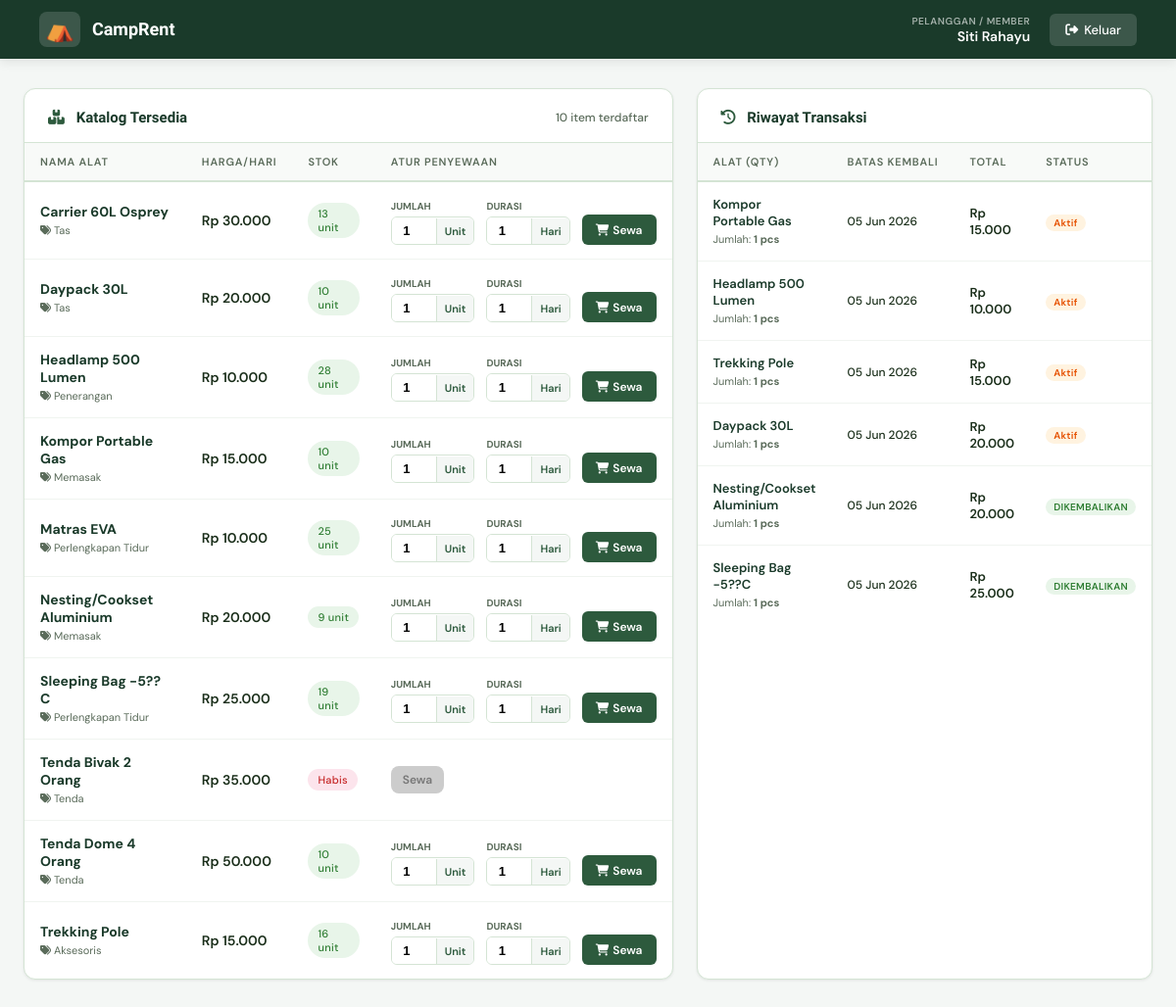
The page /dashboard_pelanggan.php (signed in) on the database its author committed.
### tables this page shows
CREATE TABLE `alat_camping` (
  `id_alat` int NOT NULL AUTO_INCREMENT,
  `nama_alat` varchar(100) NOT NULL,
  `kategori` varchar(50) DEFAULT NULL,
  `deskripsi` text,
  `harga_per_hari` decimal(10,2) NOT NULL,
  `stok` int NOT NULL DEFAULT '0',
  `stok_awal` int NOT NULL DEFAULT '0',
  `kondisi` enum('baik','rusak_ringan','rusak_berat') DEFAULT 'baik',
  `created_at` timestamp NULL DEFAULT CURRENT_TIMESTAMP,
  PRIMARY KEY (`id_alat`)
);

CREATE TABLE `detail_penyewaan` (
  `id_detail` int NOT NULL AUTO_INCREMENT,
  `id_penyewaan` int DEFAULT NULL,
  `id_alat` int DEFAULT NULL,
  `jumlah` int NOT NULL,
  `harga_satuan` decimal(10,2) NOT NULL,
  PRIMARY KEY (`id_detail`),
  KEY `id_penyewaan` (`id_penyewaan`),
  KEY `id_alat` (`id_alat`),
  CONSTRAINT `detail_penyewaan_ibfk_1` FOREIGN KEY (`id_penyewaan`) REFERENCES `penyewaan` (`id_penyewaan`) ON DELETE CASCADE,
  CONSTRAINT `detail_penyewaan_ibfk_2` FOREIGN KEY (`id_alat`) REFERENCES `alat_camping` (`id_alat`) ON DELETE CASCADE
);

CREATE TABLE `penyewaan` (
  `id_penyewaan` int NOT NULL AUTO_INCREMENT,
  `id_pelanggan` int DEFAULT NULL,
  `tgl_sewa` date NOT NULL,
  `tgl_kembali_seharusnya` date NOT NULL,
  `total_bayar` decimal(10,2) DEFAULT '0.00',
  `status_penyewaan` enum('disewa','dikembalikan','terlambat') DEFAULT 'disewa',
  `catatan` text,
  `created_at` timestamp NULL DEFAULT CURRENT_TIMESTAMP,
  PRIMARY KEY (`id_penyewaan`),
  KEY `id_pelanggan` (`id_pelanggan`),
  CONSTRAINT `penyewaan_ibfk_1` FOREIGN KEY (`id_pelanggan`) REFERENCES `pengguna` (`id_pengguna`) ON DELETE SET NULL
);

### config.php (called while the page is built, shortened)
<?php
function rupiah($angka) {
    return 'Rp ' . number_format($angka, 0, ',', '.');
}
?>

### dashboard_pelanggan.php (the view, shortened to what this page needs)
<?php
require_once 'config.php';
$id_pelanggan = $_SESSION['id_pengguna'];
$katalog = mysqli_query($conn, "SELECT * FROM alat_camping ORDER BY nama_alat ASC");
$riwayat = mysqli_query($conn, "SELECT p.*, ac.nama_alat, dp.jumlah FROM penyewaan p
    JOIN detail_penyewaan dp ON p.id_penyewaan = dp.id_penyewaan
    JOIN alat_camping ac ON dp.id_alat = ac.id_alat
    WHERE p.id_pelanggan = $id_pelanggan ORDER BY p.id_penyewaan DESC");
include 'header.php';
?>
<div class="customer-navbar">
    <div class="nav-brand">
        <div class="logo-icon">⛺</div>
        <div class="nav-brand-text">
            <h1>CampRent</h1>
        </div>
    </div>
    <div class="nav-user-info">
        <div class="user-details">
            <div class="user-role">Pelanggan / Member</div>
            <div class="user-name"><?= htmlspecialchars($_SESSION['nama']) ?></div>
        </div>
        <a href="logout.php" class="btn-logout" style="background: rgba(255,255,255,0.15); color: white; text-decoration: none; padding: 8px 16px; border-radius: 6px; font-weight: 500; font-size: 13px; transition: 0.2s; display: inline-flex; align-items: center; gap: 6px;">
            <i class="fas fa-sign-out-alt"></i> Keluar
        </a>
    </div>
</div>
<div class="customer-container">
    <div class="customer-grid">
        <div class="card">
            <div class="card-header">
                <span class="card-title"><i class="fas fa-boxes" style="color:var(--forest-mid, #2d5a27); margin-right:8px;"></i> Katalog Tersedia</span>
                <span style="font-size:12px; color:var(--text-muted, #7a8a7a); font-weight: 500;"><?= mysqli_num_rows($katalog) ?> item terdaftar</span>
            </div>
            <div class="table-wrapper">
                <table>
                    <thead>
                        <tr>
                            <th>Nama Alat</th>
                            <th>Harga/Hari</th>
                            <th>Stok</th>
                            <th style="min-width: 260px;">Atur Penyewaan</th>
                        </tr>
                    </thead>
                    <tbody>
                        <?php while($row = mysqli_fetch_assoc($katalog)): ?>
                        <tr>
                            <td>
                                <strong style="color: var(--forest, #1e3f20);"><?= htmlspecialchars($row['nama_alat']); ?></strong>
                                <br><span style="font-size:11px; color:var(--text-muted, #7a8a7a);"><i class="fas fa-tags"></i> <?= htmlspecialchars($row['kategori']); ?></span>
                            </td>
                            <td style="font-weight:600;"><?= rupiah($row['harga_per_hari']); ?></td>
                            <td>
                                <?php if($row['stok'] > 0): ?>
                                    <span class="badge badge-green" style="font-weight: 500;"><?= $row['stok']; ?> unit</span>
                                <?php else: ?>
                                    <span class="badge badge-red" style="font-weight: 500;">Habis</span>
                                <?php endif; ?>
                            </td>
                            <td>
                                <?php if($row['stok'] > 0): ?>
                                <form action="" method="POST" style="display: inline-flex; align-items: flex-end; gap: 12px;">
                                    <div class="order-box-container">
                                        <label class="order-label">Jumlah</label>
                                        <div class="input-group-custom">
                                            <input type="number" name="jumlah" value="1" min="1" max="<?= $row['stok']; ?>" title="Berapa banyak barang yang disewa" required>
                                            <span class="addon-text">Unit</span>
                                        </div>
                                    </div>
                                    <div class="order-box-container">
                                        <label class="order-label">Durasi</label>
                                        <div class="input-group-custom">
                                            <input type="number" name="durasi" value="1" min="1" title="Berapa hari lama pinjam" required>
                                            <span class="addon-text">Hari</span>
                                        </div>
                                    </div>
                                    <button type="submit" name="sewa_alat" class="btn btn-primary btn-sm" style="padding: 7px 14px; border-radius: 6px; height: 31px; display: inline-flex; align-items: center; gap: 4px;">
                                        <i class="fas fa-shopping-cart"></i> Sewa
                                    </button>
                                </form>
                                <?php else: ?>
                                    <button class="btn btn-sm" style="background:#ccc; color:#777; cursor:not-allowed; border:none;" disabled>Sewa</button>
                                <?php endif; ?>
                            </td>
                        </tr>
                        <?php endwhile; ?>
                    </tbody>
                </table>
            </div>
        </div>
        <div class="card">
            <div class="card-header">
                <span class="card-title"><i class="fas fa-history" style="color:var(--forest-mid, #2d5a27); margin-right:8px;"></i> Riwayat Transaksi</span>
            </div>
            <div class="table-wrapper">
                <table>
                    <thead>
                        <tr>
                            <th>Alat (Qty)</th>
                            <th>Batas Kembali</th>
                            <th>Total</th>
                            <th>Status</th>
                        </tr>
                    </thead>
                    <tbody>
                        <?php while($rw = mysqli_fetch_assoc($riwayat)): ?>
                        <tr>
                            <td>
                                <span style="font-weight:600; color: var(--forest, #1e3f20); display:block; font-size:13px;"><?= htmlspecialchars($rw['nama_alat']); ?></span>
                                <span style="color: var(--text-muted, #7a8a7a); font-size:11px;">Jumlah: <strong><?= $rw['jumlah']; ?> pcs</strong></span>
                            </td>
                            <td style="font-size: 12px; font-weight: 500;"><?= date('d M Y', strtotime($rw['tgl_kembali_seharusnya'])); ?></td>
                            <td style="font-weight:600; font-size:13px;"><?= rupiah($rw['total_bayar']); ?></td>
                            <td>
                                <?php
                                $st = $rw['status_penyewaan'];
                                $st_cls = $st === 'disewa' ? 'badge-amber' : ($st === 'dikembalikan' ? 'badge-green' : 'badge-red');
                                ?>
                                <span class="badge <?= $st_cls ?>" style="font-size: 10px; padding: 2px 8px;">
                                    <?= $st === 'disewa' ? 'Aktif' : strtoupper($st); ?>
                                </span>
                            </td>
                        </tr>
                        <?php endwhile; ?>
                    </tbody>
                </table>
            </div>
        </div>
    </div>
</div>
</body>
</html>

### header.php (shortened to what this page needs)
<!DOCTYPE html>
<html lang="id">
<head>
    <link rel="stylesheet" href="https://cdnjs.cloudflare.com/ajax/libs/font-awesome/6.5.0/css/all.min.css">

### header.php (style rules this page uses)
:root { --forest: #1a3a2a; --forest-mid: #2d5a3d; --forest-light: #3d7a52; --moss: #5a8a5a; --earth: #8B6914; --earth-light: #c49a2a; --cream: #f8f5f0; --white: #ffffff; --text: #1a2e1a; --text-muted: #5a6b5a; --border: #d4e4d4; --danger: #c0392b; --warning: #e67e22; --info: #2980b9; --shadow-sm: 0 1px 3px rgba(0,0,0,0.08); --shadow-md: 0 4px 16px rgba(0,0,0,0.10); --shadow-lg: 0 8px 32px rgba(0,0,0,0.12); --radius: 12px; --radius-sm: 8px; }
* { margin: 0; padding: 0; box-sizing: border-box; }
.btn-logout { display: flex; align-items: center; gap: 10px; color: rgba(255,255,255,0.6); text-decoration: none; font-size: 13px; font-weight: 500; padding: 10px 0; transition: color 0.2s; }
.card { background: white; border-radius: var(--radius); box-shadow: var(--shadow-sm); border: 1px solid var(--border); }
.card-header { padding: 20px 24px 16px; border-bottom: 1px solid var(--border); display: flex; align-items: center; justify-content: space-between; gap: 12px; }
.card-title { font-family: 'Sora', sans-serif; font-size: 15px; font-weight: 700; color: var(--forest); }
.table-wrapper { overflow-x: auto; }
table { width: 100%; border-collapse: collapse; font-size: 14px; }
thead th { background: #f8faf8; color: var(--text-muted); font-size: 11px; text-transform: uppercase; letter-spacing: 0.8px; font-weight: 600; padding: 12px 16px; border-bottom: 2px solid var(--border); text-align: left; white-space: nowrap; }
tbody td { padding: 14px 16px; border-bottom: 1px solid #f0f4f0; vertical-align: middle; }
tbody tr:last-child td { border-bottom: none; }
.badge { display: inline-flex; align-items: center; gap: 4px; padding: 4px 10px; border-radius: 20px; font-size: 11px; font-weight: 600; letter-spacing: 0.3px; }
.badge-green { background: #e8f5e9; color: #2e7d32; }
.badge-amber { background: #fff3e0; color: #e65100; }
.badge-red { background: #fce4ec; color: #c62828; }
.btn { display: inline-flex; align-items: center; gap: 8px; padding: 10px 18px; border-radius: var(--radius-sm); font-size: 13px; font-weight: 600; cursor: pointer; border: none; text-decoration: none; transition: all 0.18s; font-family: 'DM Sans', sans-serif; }
.btn-primary { background: var(--forest-mid); color: white; }
.btn-sm { padding: 6px 12px; font-size: 12px; }

### dashboard_pelanggan.php (style rules this page uses)
.customer-navbar { background-color: var(--forest, #1e3f20); color: white; padding: 12px 40px; display: flex; justify-content: space-between; align-items: center; box-shadow: 0 4px 10px rgba(0,0,0,0.08); position: sticky; top: 0; z-index: 100; }
.nav-brand { display: flex; align-items: center; gap: 12px; }
.nav-brand .logo-icon { font-size: 24px; background: rgba(255,255,255,0.15); padding: 6px; border-radius: 8px; line-height: 1; }
.nav-brand-text h1 { font-family: 'Sora', sans-serif; font-size: 18px; font-weight: 700; color: white; margin: 0; line-height: 1.2; }
.nav-user-info { display: flex; align-items: center; gap: 20px; }
.user-details { text-align: right; }
.user-details .user-role { font-size: 10px; text-transform: uppercase; letter-spacing: 0.5px; color: rgba(255,255,255,0.6); font-weight: 600; }
.user-details .user-name { font-size: 14px; font-weight: 600; color: white; }
.customer-container { max-width: 1350px; margin: 30px auto; padding: 0 24px; }
.customer-grid { display: grid; grid-template-columns: 1.25fr 0.75fr; gap: 24px; }
.order-box-container { display: flex; flex-direction: column; gap: 2px; }
.order-label { font-size: 10px; font-weight: 700; color: var(--text-muted, #7a8a7a); text-transform: uppercase; margin-bottom: 2px; }
.input-group-custom { display: flex; align-items: center; border: 1px solid var(--border, #e1ede2); border-radius: 6px; overflow: hidden; background: #fff; }
.input-group-custom input { width: 45px; padding: 6px 4px; border: none; text-align: center; font-size: 13px; font-weight: 600; outline: none; }
.input-group-custom .addon-text { background: #f4f7f5; font-size: 11px; padding: 6px 8px; color: var(--forest-mid, #2d5a27); font-weight: 600; border-left: 1px solid var(--border, #e1ede2); }

### rows shown on the page
alat_camping: nama_alat "Carrier 60L Osprey", kategori "Tas", harga_per_hari "Rp 30.000", stok "13"
alat_camping: nama_alat "Daypack 30L", kategori "Tas", harga_per_hari "Rp 20.000", stok "10"
alat_camping: nama_alat "Headlamp 500 Lumen", kategori "Penerangan", harga_per_hari "Rp 10.000", stok "28"
alat_camping: nama_alat "Kompor Portable Gas", kategori "Memasak", harga_per_hari "Rp 15.000", stok "10"
alat_camping: nama_alat "Matras EVA", kategori "Perlengkapan Tidur", harga_per_hari "Rp 10.000", stok "25"
alat_camping: nama_alat "Nesting/Cookset Aluminium", kategori "Memasak", harga_per_hari "Rp 20.000", stok "9"
alat_camping: nama_alat "Sleeping Bag -5??C", kategori "Perlengkapan Tidur", harga_per_hari "Rp 25.000", stok "19"
alat_camping: nama_alat "Tenda Bivak 2 Orang", kategori "Tenda", harga_per_hari "Rp 35.000", stok "Habis"
alat_camping: nama_alat "Tenda Dome 4 Orang", kategori "Tenda", harga_per_hari "Rp 50.000", stok "10"
alat_camping: nama_alat "Trekking Pole", kategori "Aksesoris", harga_per_hari "Rp 15.000", stok "16"
detail_penyewaan: id_alat.nama_alat "Kompor Portable Gas", jumlah "1", id_penyewaan.tgl_kembali_seharusnya "05 Jun 2026", id_penyewaan.total_bayar "Rp 15.000", shows "Aktif"
detail_penyewaan: id_alat.nama_alat "Headlamp 500 Lumen", jumlah "1", id_penyewaan.tgl_kembali_seharusnya "05 Jun 2026", id_penyewaan.total_bayar "Rp 10.000", shows "Aktif"
detail_penyewaan: id_alat.nama_alat "Trekking Pole", jumlah "1", id_penyewaan.tgl_kembali_seharusnya "05 Jun 2026", id_penyewaan.total_bayar "Rp 15.000", shows "Aktif"
detail_penyewaan: id_alat.nama_alat "Daypack 30L", jumlah "1", id_penyewaan.tgl_kembali_seharusnya "05 Jun 2026", id_penyewaan.total_bayar "Rp 20.000", shows "Aktif"
detail_penyewaan: id_alat.nama_alat "Nesting/Cookset Aluminium", jumlah "1", id_penyewaan.tgl_kembali_seharusnya "05 Jun 2026", id_penyewaan.total_bayar "Rp 20.000", id_penyewaan.status_penyewaan "DIKEMBALIKAN"
detail_penyewaan: id_alat.nama_alat "Sleeping Bag -5??C", jumlah "1", id_penyewaan.tgl_kembali_seharusnya "05 Jun 2026", id_penyewaan.total_bayar "Rp 25.000", id_penyewaan.status_penyewaan "DIKEMBALIKAN"

### other values the page prints
$_SESSION['nama'] "Siti Rahayu"
mysqli_num_rows($katalog) "10"
